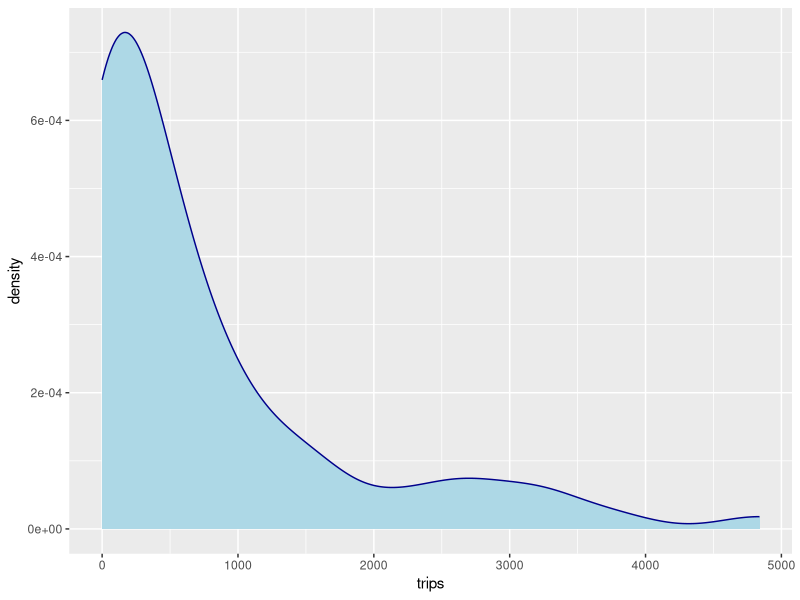

Recreate this plot in R.
library(ggplot2)
library(reshape)


setwd('/Users/zack/Desktop/stl/wsdot_evse/Task 1')
ld_data = read.csv('long_distance_counts.csv')

ld_data = ld_data[ld_data$trips<5000,]
# ld_data = melt(ld_data)

# Gathered as sum after running shortest path and station analysis, bevs can count towards multiple stations
ggplot(ld_data, aes(x=trips)) +
  geom_density(color='darkblue', fill='lightblue', bw=300)

# Roughly 5000-10000 in prior analysis with 12% EVs
pctiles = seq(0,1.0,.25)
quantile(ld_data$trips, pctiles)
